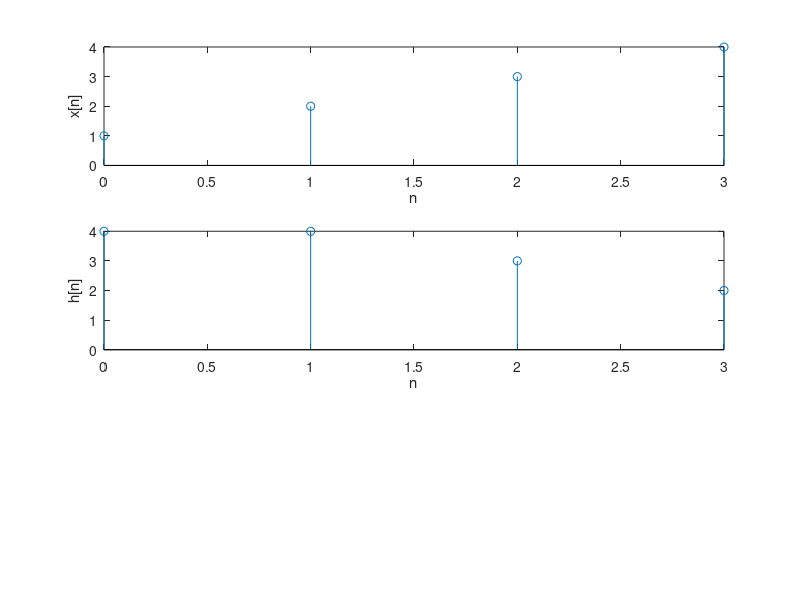

This chart was generated by the following MATLAB code: (Note: this script raises an error after producing the figure.)
clc;
clear all;

%x=input('Enter x(n)=');
x = [ 1 2 3 4];
t1 = 0 :length(x)-1; 
subplot(3,1,1); stem(t1,x); xlabel('n');
ylabel('x[n]');

%h=input('Enter h(n)=');
h = [ 4 4 3 2];
t2 = 0 :length(h)-1; 
subplot(3,1,2); stem(t2,h);
xlabel('n'); ylabel('h[n]');

t3=-(length(h)-1):0

for i=0:7
    Y(i)=0;
    for k=0:3
        if(i-k+1>0)
            Y(i)=Y(i)+X(k)*H(i-k+1);
        else
        end
    end
end

subplot(3,1,3); stem(t3,h);
ylabel('Y[n]'); xlabel('n'); 
title('Convolution of Two Signals without conv function');